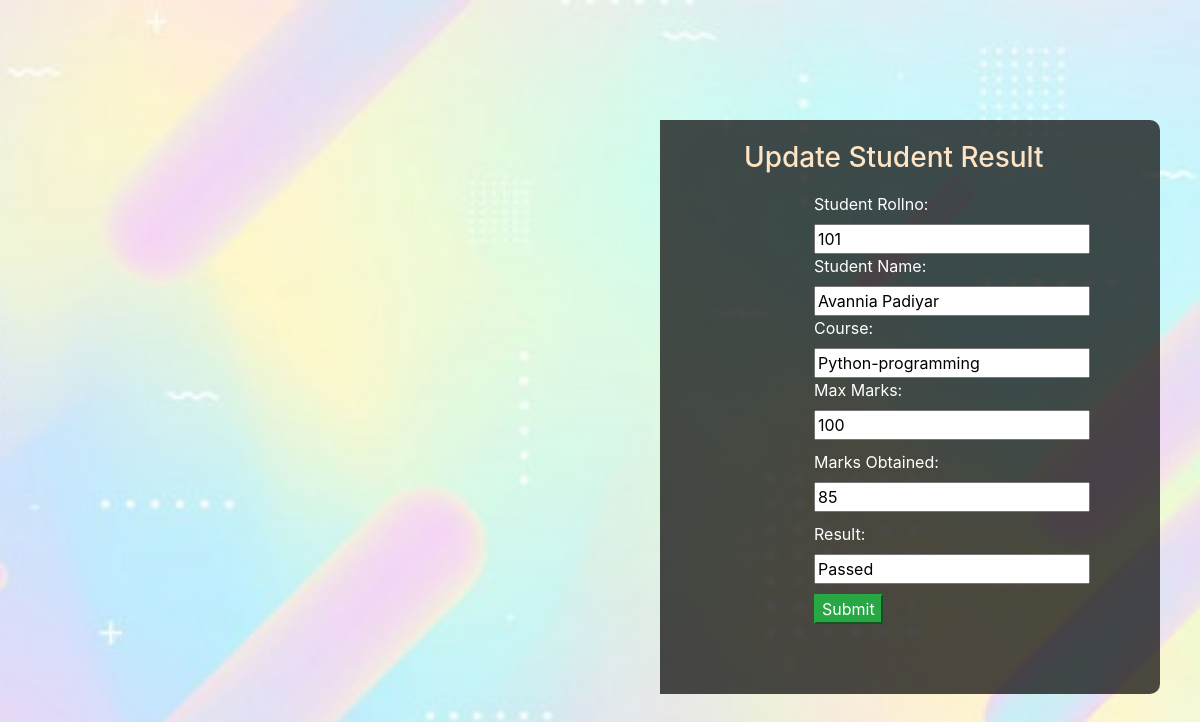
The app's page /editemp/Avannia Padiyar with its own data.
### mirai/models.py (models this page shows)
class StudentResult(models.Model):
    STATUS = (
        ('Passed', 'Passed'),
        ('Failed', 'Failed'),
    )
    Rollno=models.IntegerField()
    Name=models.CharField(primary_key='true',max_length=50,unique='true')
    Course=models.CharField(max_length=20)
    MaxMarks=models.IntegerField()
    MarksObtained=models.IntegerField()
    Result=models.CharField(max_length=50, null=True, choices=STATUS)
    class Meta:
        db_table="StudentResult"

### mirai/views.py (the view)
# urls.py: path('editemp/<str:Name>', views.editemp),
def editemp(request, Name):
    employee = StudentResult.objects.get(Name=Name)
    return render(request, "editemployee.html", {'employee':employee})

### mirai/templates/editemployee.html (shortened to what this page needs)
<!DOCTYPE html>
<html>
  <head>
    {% load static %}
    <link rel="stylesheet" type="text/css" href="{% static '/style.css' %}">
    <link rel="stylesheet" href="https://stackpath.bootstrapcdn.com/bootstrap/4.1.3/css/bootstrap.min.css">
  </head>
  <body>
    <div>
      <div class="booking-form3">
          <h3 style="color: bisque;padding-top: 5%;">Update Student Result </h3>
    <form method="POST" action="/updateEmp/{{employee.Name}}" class="forma">
      <div class="form-group">
        <label class="form-label">Student Rollno:</label>
        <input type="text" name="Rollno" value="{{employee.Rollno}}" />
      </div>
      <div class="form-group">
        <label class="form-label">Student Name:</label>
        <input type="text" name="Name" value="{{employee.Name}}" />
      </div>
      <div class="form-group">
        <label class="form-label">Course:</label>
        <input type="text" name="Course" value="{{employee.Course}}" />
      </div>
      <div class="form-group">
        <label class="form-label">Max Marks:</label>
        <input type="text" name="MaxMarks" value="{{employee.MaxMarks}}" />
      </div><br>
      <div class="form-group">
        <label class="form-label">Marks Obtained:</label>
        <input type="text" name="MarksObtained" value="{{employee.MarksObtained}}" />
      </div><br>
      <div class="form-group">
        <label class="form-label">Result:</label>
        <input type="text" name="Result" value="{{employee.Result}}" />
      </div><br>
      <button type="submit" class="btn-success">Submit</button>
    </form>
  </div></div>
  </body>
</html>

### mirai/static/style.css (style rules this page uses)
body { background: url("/static/images/download6.jpg") no-repeat center center fixed; -webkit-background-size: cover; -moz-background-size: cover; -o-background-size: cover; background-size: cover; }
.forma { padding: 10px 70px 70px 70px; }
.form-label { color: white; }
input { display: inline-block; float: right; width: 100%; }
.booking-form3 { width: 41.67%; background: rgba(14, 13, 13, 0.747); border-top-right-radius: 10px; border-bottom-right-radius: 10px; padding-left: 7%; margin-left: 55%; margin-top: 10%; }

### records on screen
StudentResult: Rollno "101", Name "Avannia Padiyar", Course "Python-programming", MaxMarks "100", MarksObtained "85", Result "Passed"
